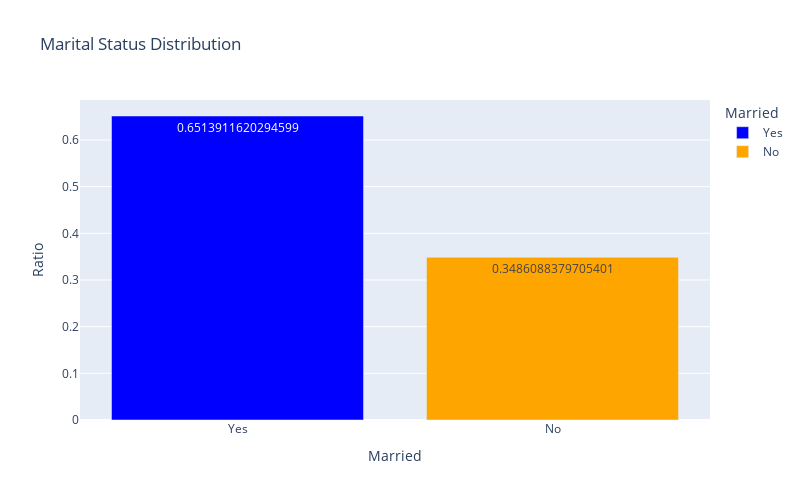

The cell this chart's notebook holds for it:
### Markdown cell above
# Martial Status Distribution

### Code cell
#Here we create a dataframe which contains counts and ratios
married_counts = train['Married'].value_counts(normalize=True).reset_index()
married_counts.columns = ['Married', 'Percentage']

fig = px.bar(married_counts,
             x='Married',
             y='Percentage',
             text='Percentage',                           #Percentage on bar graphs
             labels={'Percentage': 'Ratio'},              #Setting the y-axis name
             color='Married',
             color_discrete_sequence=['blue', 'orange'], 
             title='Marital Status Distribution',
             hover_data={'Married': False, 'Percentage': ':.2%'},
             width=800, height=500)

fig.show()

### Figure 1 — Plotly figure (JSON) as saved in the notebook; plotly's stock layout.template omitted (floating-point values rounded to 4 significant figures)
{"data": [{"alignmentgroup": "True", "hovertemplate": "Ratio=%{text:.2%}<extra></extra>", "legendgroup": "Yes", "marker": {"color": "blue", "pattern": {"shape": ""}}, "name": "Yes", "offsetgroup": "Yes", "orientation": "v", "showlegend": true, "text": [0.6514], "textposition": "auto", "type": "bar", "x": ["Yes"], "xaxis": "x", "y": [0.6514], "yaxis": "y"}, {"alignmentgroup": "True", "hovertemplate": "Ratio=%{text:.2%}<extra></extra>", "legendgroup": "No", "marker": {"color": "orange", "pattern": {"shape": ""}}, "name": "No", "offsetgroup": "No", "orientation": "v", "showlegend": true, "text": [0.3486], "textposition": "auto", "type": "bar", "x": ["No"], "xaxis": "x", "y": [0.3486], "yaxis": "y"}], "layout": {"barmode": "relative", "height": 500, "legend": {"title": {"text": "Married"}, "tracegroupgap": 0}, "title": {"text": "Marital Status Distribution"}, "width": 800, "xaxis": {"anchor": "y", "categoryarray": ["Yes", "No"], "categoryorder": "array", "domain": [0, 1], "title": {"text": "Married"}}, "yaxis": {"anchor": "x", "domain": [0, 1], "title": {"text": "Ratio"}}}}
